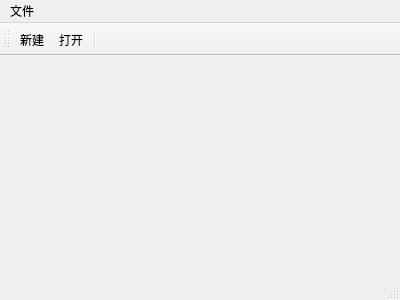
<?xml version="1.0" encoding="UTF-8"?>
<ui version="4.0">
 <class>MainWindow</class>
 <widget class="QMainWindow" name="MainWindow">
  <property name="geometry">
   <rect>
    <x>0</x>
    <y>0</y>
    <width>400</width>
    <height>300</height>
   </rect>
  </property>
  <property name="windowTitle">
   <string>MainWindow</string>
  </property>
  <widget class="QWidget" name="centralWidget"/>
  <widget class="QMenuBar" name="menuBar">
   <property name="geometry">
    <rect>
     <x>0</x>
     <y>0</y>
     <width>400</width>
     <height>22</height>
    </rect>
   </property>
   <widget class="QMenu" name="menu">
    <property name="title">
     <string>文件</string>
    </property>
    <addaction name="actionnew"/>
    <addaction name="separator"/>
    <addaction name="actionopen"/>
   </widget>
   <addaction name="menu"/>
  </widget>
  <widget class="QToolBar" name="mainToolBar">
   <attribute name="toolBarArea">
    <enum>TopToolBarArea</enum>
   </attribute>
   <attribute name="toolBarBreak">
    <bool>false</bool>
   </attribute>
   <addaction name="actionnew"/>
   <addaction name="actionopen"/>
   <addaction name="separator"/>
  </widget>
  <widget class="QStatusBar" name="statusBar"/>
  <action name="actionnew">
   <property name="text">
    <string>新建</string>
   </property>
  </action>
  <action name="actionopen">
   <property name="text">
    <string>打开</string>
   </property>
  </action>
 </widget>
 <layoutdefault spacing="6" margin="11"/>
 <resources/>
 <connections/>
</ui>
